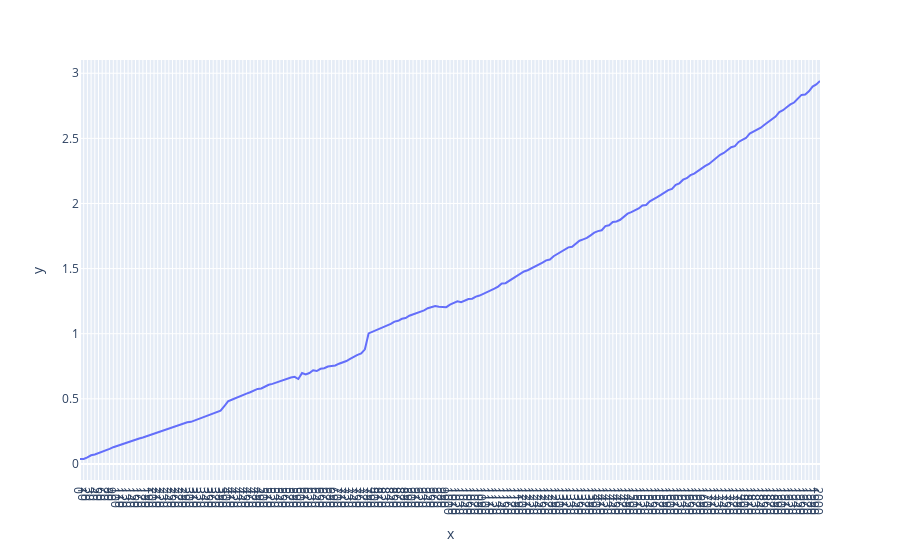

Notebook code for this chart:
### Code cell
power_dissapated = (result['psu_measured_powers'] - result['load_measured_powers'])
fig = px.line(x=range(0,2010,10), y=power_dissapated)
fig.update_layout(
   xaxis = dict(
      tickmode = 'linear',
      tick0 = 0,
      dtick = 10
   )
)
fig.show()

### Figure 1 — Plotly figure (JSON) as saved in the notebook; plotly's stock layout.template omitted (floating-point values rounded to 4 significant figures; data arrays with more than 128 entries replaced by an {"elided": "..."} marker saying what was removed)
{"data": [{"hovertemplate": "x=%{x}<br>y=%{y}<extra></extra>", "legendgroup": "", "line": {"color": "#636efa", "dash": "solid"}, "marker": {"symbol": "circle"}, "mode": "lines", "name": "", "orientation": "v", "showlegend": false, "type": "scatter", "x": {"elided": "201 int values"}, "xaxis": "x", "y": {"elided": "201 float values"}, "yaxis": "y"}], "layout": {"legend": {"tracegroupgap": 0}, "margin": {"t": 60}, "xaxis": {"anchor": "y", "domain": [0, 1], "dtick": 10, "tick0": 0, "tickmode": "linear", "title": {"text": "x"}}, "yaxis": {"anchor": "x", "domain": [0, 1], "title": {"text": "y"}}}}
